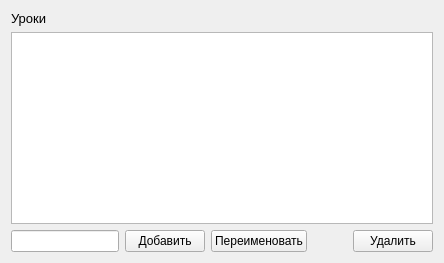
                  <widget class="QWidget" name="toolsLessons">
                   <layout class="QVBoxLayout" name="verticalLayout_30">
                    <item>
                     <widget class="QLabel" name="label_9">
                      <property name="font">
                       <font>
                        <pointsize>10</pointsize>
                       </font>
                      </property>
                      <property name="text">
                       <string>Уроки</string>
                      </property>
                     </widget>
                    </item>
                    <item>
                     <widget class="QListWidget" name="lessonsList"/>
                    </item>
                    <item>
                     <layout class="QHBoxLayout" name="horizontalLayout_23">
                      <property name="topMargin">
                       <number>0</number>
                      </property>
                      <property name="rightMargin">
                       <number>0</number>
                      </property>
                      <item>
                       <widget class="QLineEdit" name="lessonsAddField"/>
                      </item>
                      <item>
                       <widget class="QPushButton" name="lessonsAdd">
                        <property name="sizePolicy">
                         <sizepolicy hsizetype="Fixed" vsizetype="Fixed">
                          <horstretch>0</horstretch>
                          <verstretch>0</verstretch>
                         </sizepolicy>
                        </property>
                        <property name="text">
                         <string>Добавить</string>
                        </property>
                       </widget>
                      </item>
                      <item>
                       <widget class="QPushButton" name="lessonsRename">
                        <property name="text">
                         <string>Переименовать</string>
                        </property>
                       </widget>
                      </item>
                      <item>
                       <spacer name="horizontalSpacer_22">
                        <property name="orientation">
                         <enum>Qt::Horizontal</enum>
                        </property>
                        <property name="sizeHint" stdset="0">
                         <size>
                          <width>40</width>
                          <height>20</height>
                         </size>
                        </property>
                       </spacer>
                      </item>
                      <item>
                       <widget class="QPushButton" name="lessonsDelete">
                        <property name="sizePolicy">
                         <sizepolicy hsizetype="Fixed" vsizetype="Fixed">
                          <horstretch>0</horstretch>
                          <verstretch>0</verstretch>
                         </sizepolicy>
                        </property>
                        <property name="text">
                         <string>Удалить</string>
                        </property>
                       </widget>
                      </item>
                     </layout>
                    </item>
                   </layout>
                  </widget>
